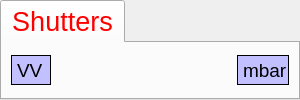
          <widget class="QTabWidget" name="tabWidget_2" >
           <property name="minimumSize" >
            <size>
             <width>300</width>
             <height>100</height>
            </size>
           </property>
           <property name="palette" >
            <palette>
             <active>
              <colorrole role="WindowText" >
               <brush brushstyle="SolidPattern" >
                <color alpha="255" >
                 <red>255</red>
                 <green>0</green>
                 <blue>0</blue>
                </color>
               </brush>
              </colorrole>
              <colorrole role="ButtonText" >
               <brush brushstyle="SolidPattern" >
                <color alpha="255" >
                 <red>0</red>
                 <green>0</green>
                 <blue>0</blue>
                </color>
               </brush>
              </colorrole>
             </active>
             <inactive>
              <colorrole role="WindowText" >
               <brush brushstyle="SolidPattern" >
                <color alpha="255" >
                 <red>255</red>
                 <green>0</green>
                 <blue>0</blue>
                </color>
               </brush>
              </colorrole>
              <colorrole role="ButtonText" >
               <brush brushstyle="SolidPattern" >
                <color alpha="255" >
                 <red>0</red>
                 <green>0</green>
                 <blue>0</blue>
                </color>
               </brush>
              </colorrole>
             </inactive>
             <disabled>
              <colorrole role="WindowText" >
               <brush brushstyle="SolidPattern" >
                <color alpha="255" >
                 <red>106</red>
                 <green>104</green>
                 <blue>100</blue>
                </color>
               </brush>
              </colorrole>
              <colorrole role="ButtonText" >
               <brush brushstyle="SolidPattern" >
                <color alpha="255" >
                 <red>106</red>
                 <green>104</green>
                 <blue>100</blue>
                </color>
               </brush>
              </colorrole>
             </disabled>
            </palette>
           </property>
           <property name="font" >
            <font>
             <pointsize>20</pointsize>
            </font>
           </property>
           <property name="currentIndex" >
            <number>0</number>
           </property>
           <widget class="QWidget" name="tab_2" >
            <attribute name="title" >
             <string>Shutters</string>
            </attribute>
            <layout class="QHBoxLayout" >
             <item>
              <layout class="QHBoxLayout" >
               <property name="spacing" >
                <number>0</number>
               </property>
               <item>
                <widget class="QLabel" name="label_9" >
                 <property name="minimumSize" >
                  <size>
                   <width>40</width>
                   <height>30</height>
                  </size>
                 </property>
                 <property name="maximumSize" >
                  <size>
                   <width>40</width>
                   <height>30</height>
                  </size>
                 </property>
                 <property name="palette" >
                  <palette>
                   <active>
                    <colorrole role="WindowText" >
                     <brush brushstyle="SolidPattern" >
                      <color alpha="255" >
                       <red>0</red>
                       <green>0</green>
                       <blue>0</blue>
                      </color>
                     </brush>
                    </colorrole>
                    <colorrole role="Base" >
                     <brush brushstyle="SolidPattern" >
                      <color alpha="255" >
                       <red>255</red>
                       <green>255</green>
                       <blue>255</blue>
                      </color>
                     </brush>
                    </colorrole>
                    <colorrole role="Window" >
                     <brush brushstyle="SolidPattern" >
                      <color alpha="255" >
                       <red>194</red>
                       <green>192</green>
                       <blue>255</blue>
                      </color>
                     </brush>
                    </colorrole>
                   </active>
                   <inactive>
                    <colorrole role="WindowText" >
                     <brush brushstyle="SolidPattern" >
                      <color alpha="255" >
                       <red>0</red>
                       <green>0</green>
                       <blue>0</blue>
                      </color>
                     </brush>
                    </colorrole>
                    <colorrole role="Base" >
                     <brush brushstyle="SolidPattern" >
                      <color alpha="255" >
                       <red>255</red>
                       <green>255</green>
                       <blue>255</blue>
                      </color>
                     </brush>
                    </colorrole>
                    <colorrole role="Window" >
                     <brush brushstyle="SolidPattern" >
                      <color alpha="255" >
                       <red>194</red>
                       <green>192</green>
                       <blue>255</blue>
                      </color>
                     </brush>
                    </colorrole>
                   </inactive>
                   <disabled>
                    <colorrole role="WindowText" >
                     <brush brushstyle="SolidPattern" >
                      <color alpha="255" >
                       <red>106</red>
                       <green>104</green>
                       <blue>100</blue>
                      </color>
                     </brush>
                    </colorrole>
                    <colorrole role="Base" >
                     <brush brushstyle="SolidPattern" >
                      <color alpha="255" >
                       <red>194</red>
                       <green>192</green>
                       <blue>255</blue>
                      </color>
                     </brush>
                    </colorrole>
                    <colorrole role="Window" >
                     <brush brushstyle="SolidPattern" >
                      <color alpha="255" >
                       <red>194</red>
                       <green>192</green>
                       <blue>255</blue>
                      </color>
                     </brush>
                    </colorrole>
                   </disabled>
                  </palette>
                 </property>
                 <property name="font" >
                  <font>
                   <pointsize>14</pointsize>
                   <weight>50</weight>
                   <bold>false</bold>
                  </font>
                 </property>
                 <property name="autoFillBackground" >
                  <bool>true</bool>
                 </property>
                 <property name="frameShape" >
                  <enum>QFrame::Box</enum>
                 </property>
                 <property name="frameShadow" >
                  <enum>QFrame::Plain</enum>
                 </property>
                 <property name="lineWidth" >
                  <number>1</number>
                 </property>
                 <property name="text" >
                  <string>VV</string>
                 </property>
                 <property name="alignment" >
                  <set>Qt::AlignLeading|Qt::AlignLeft|Qt::AlignVCenter</set>
                 </property>
                </widget>
               </item>
               <item>
                <widget class="CADisplayer" name="TPG262C0_PRS0_4" >
                 <property name="minimumSize" >
                  <size>
                   <width>100</width>
                   <height>30</height>
                  </size>
                 </property>
                 <property name="maximumSize" >
                  <size>
                   <width>400</width>
                   <height>30</height>
                  </size>
                 </property>
                 <property name="font" >
                  <font>
                   <pointsize>20</pointsize>
                   <weight>75</weight>
                   <bold>true</bold>
                  </font>
                 </property>
                 <property name="nuformat" stdset="0" >
                  <enum>CADisplayer::Pressure</enum>
                 </property>
                 <property name="pvname" >
                  <string>VMS_VV_TPG262C3_P0</string>
                 </property>
                 <property name="lineWidth" stdset="0" >
                  <number>1</number>
                 </property>
                 <property name="framecol" stdset="0" >
                  <color>
                   <red>18</red>
                   <green>29</green>
                   <blue>57</blue>
                  </color>
                 </property>
                 <property name="unit" >
                  <string/>
                 </property>
                </widget>
               </item>
               <item>
                <widget class="QLabel" name="label_10" >
                 <property name="minimumSize" >
                  <size>
                   <width>52</width>
                   <height>30</height>
                  </size>
                 </property>
                 <property name="maximumSize" >
                  <size>
                   <width>52</width>
                   <height>30</height>
                  </size>
                 </property>
                 <property name="palette" >
                  <palette>
                   <active>
                    <colorrole role="WindowText" >
                     <brush brushstyle="SolidPattern" >
                      <color alpha="255" >
                       <red>0</red>
                       <green>0</green>
                       <blue>0</blue>
                      </color>
                     </brush>
                    </colorrole>
                    <colorrole role="Base" >
                     <brush brushstyle="SolidPattern" >
                      <color alpha="255" >
                       <red>255</red>
                       <green>255</green>
                       <blue>255</blue>
                      </color>
                     </brush>
                    </colorrole>
                    <colorrole role="Window" >
                     <brush brushstyle="SolidPattern" >
                      <color alpha="255" >
                       <red>194</red>
                       <green>192</green>
                       <blue>255</blue>
                      </color>
                     </brush>
                    </colorrole>
                   </active>
                   <inactive>
                    <colorrole role="WindowText" >
                     <brush brushstyle="SolidPattern" >
                      <color alpha="255" >
                       <red>0</red>
                       <green>0</green>
                       <blue>0</blue>
                      </color>
                     </brush>
                    </colorrole>
                    <colorrole role="Base" >
                     <brush brushstyle="SolidPattern" >
                      <color alpha="255" >
                       <red>255</red>
                       <green>255</green>
                       <blue>255</blue>
                      </color>
                     </brush>
                    </colorrole>
                    <colorrole role="Window" >
                     <brush brushstyle="SolidPattern" >
                      <color alpha="255" >
                       <red>194</red>
                       <green>192</green>
                       <blue>255</blue>
                      </color>
                     </brush>
                    </colorrole>
                   </inactive>
                   <disabled>
                    <colorrole role="WindowText" >
                     <brush brushstyle="SolidPattern" >
                      <color alpha="255" >
                       <red>106</red>
                       <green>104</green>
                       <blue>100</blue>
                      </color>
                     </brush>
                    </colorrole>
                    <colorrole role="Base" >
                     <brush brushstyle="SolidPattern" >
                      <color alpha="255" >
                       <red>194</red>
                       <green>192</green>
                       <blue>255</blue>
                      </color>
                     </brush>
                    </colorrole>
                    <colorrole role="Window" >
                     <brush brushstyle="SolidPattern" >
                      <color alpha="255" >
                       <red>194</red>
                       <green>192</green>
                       <blue>255</blue>
                      </color>
                     </brush>
                    </colorrole>
                   </disabled>
                  </palette>
                 </property>
                 <property name="font" >
                  <font>
                   <pointsize>14</pointsize>
                   <weight>50</weight>
                   <bold>false</bold>
                  </font>
                 </property>
                 <property name="autoFillBackground" >
                  <bool>true</bool>
                 </property>
                 <property name="frameShape" >
                  <enum>QFrame::Box</enum>
                 </property>
                 <property name="frameShadow" >
                  <enum>QFrame::Plain</enum>
                 </property>
                 <property name="lineWidth" >
                  <number>1</number>
                 </property>
                 <property name="text" >
                  <string>mbar</string>
                 </property>
                 <property name="alignment" >
                  <set>Qt::AlignLeading|Qt::AlignLeft|Qt::AlignVCenter</set>
                 </property>
                </widget>
               </item>
              </layout>
             </item>
            </layout>
           </widget>
          </widget>
